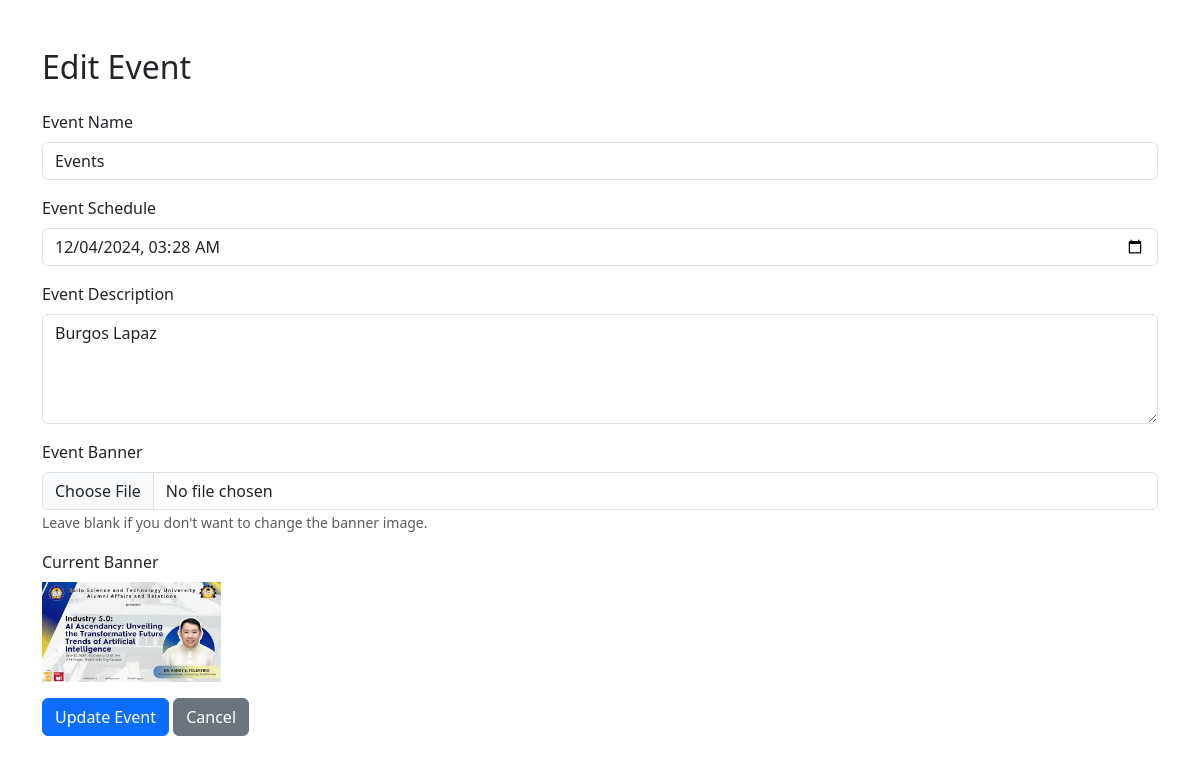
The app's page /admins/include/edit_event.php?id=0 with its own data.
### tables this page shows
CREATE TABLE `events` (
  `event_id` int(30) NOT NULL,
  `user_id` int(11) NOT NULL,
  `title` varchar(250) NOT NULL,
  `content` text NOT NULL,
  `schedule` datetime NOT NULL,
  `banner` text NOT NULL,
  `date_created` datetime NOT NULL DEFAULT current_timestamp()
);

### admins/include/edit_event.php (the view, shortened to what this page needs)
<?php
include '../../database.php';
if (isset($_GET['id']) && is_numeric($_GET['id'])) {
    $event_id = $_GET['id'];
    $qry = $conn->query("SELECT * FROM events WHERE event_id = $event_id");
    if ($qry->num_rows > 0) {
        $event = $qry->fetch_assoc();
    } else {
        echo "<script>alert('Event not found!'); window.location.href = 'index.php?page=events';</script>";
        exit;
    }
} else {
    echo "<script>alert('Invalid event ID!'); window.location.href = 'index.php?page=events';</script>";
    exit;
}
?>
<!DOCTYPE html>
<html lang="en">
<head>
    <link href="https://cdn.jsdelivr.net/npm/bootstrap@5.3.0/dist/css/bootstrap.min.css" rel="stylesheet">
</head>
<body>
    <div class="container mt-5">
        <h2 class="mb-4">Edit Event</h2>
        <form method="POST" enctype="multipart/form-data">
            <div class="mb-3">
                <label for="title" class="form-label">Event Name</label>
                <input type="text" class="form-control" id="title" name="title" value="<?= htmlspecialchars($event['title']) ?>" required>
            </div>
            <div class="mb-3">
                <label for="schedule" class="form-label">Event Schedule</label>
                <input type="datetime-local" class="form-control" id="schedule" name="schedule" value="<?= date('Y-m-d\TH:i', strtotime($event['schedule'])) ?>" required>
            </div>
            <div class="mb-3">
                <label for="content" class="form-label">Event Description</label>
                <textarea class="form-control" id="content" name="content" rows="4" required><?= htmlspecialchars($event['content']) ?></textarea>
            </div>
            <div class="mb-3">
                <label for="banner" class="form-label">Event Banner</label>
                <input type="file" class="form-control" id="banner" name="banner">
                <small class="form-text text-muted">Leave blank if you don't want to change the banner image.</small>
            </div>
            <div class="mb-3">
                <label for="current-banner" class="form-label">Current Banner</label><br>
                <?php if (!empty($event['banner']) && file_exists('uploads/' . $event['banner'])): ?>
                    <img src="uploads/<?= htmlspecialchars($event['banner']) ?>" alt="Current Banner" class="img-fluid" style="max-height: 100px;">
                <?php else: ?>
                    <p>No banner image available</p>
                <?php endif; ?>
            </div>
            <button type="submit" class="btn btn-primary">Update Event</button>
            <a href="../manage_event.php?page=events" class="btn btn-secondary">Cancel</a>
        </form>
    </div>
</body>
</html>

### records on screen
events: title "Events", schedule "12/04/2024 03:28", content "Burgos Lapaz", banner (picture)
